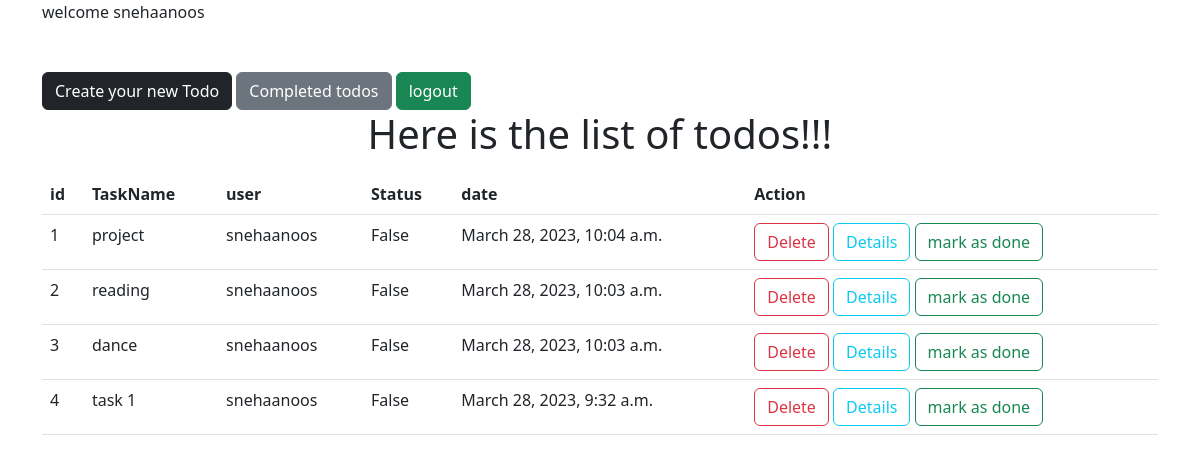
Screenshot of /todos/all/ (signed in) with the database file from the repository.
### tasks/models.py (models this page shows, shortened)
class Todo(models.Model):
    task_name=models.CharField(max_length=200)
    user=models.ForeignKey(User,on_delete=models.CASCADE)
    status=models.BooleanField(default=False)
    date=models.DateTimeField(auto_now_add=True)

### tasks/views.py (the view)
# urls.py: path("todos/all/",views.TodoListView.as_view(),name="todo-list"),
class TodoListView(View):
    def get(self,request,*args,**kwargs):
        qs=Todo.objects.filter(status=False,user=request.user).order_by("-date")
        return render(request,"todo-list.html",{"todos":qs})

### tasks/templates/todo-list.html (shortened to what this page needs)
<!DOCTYPE html>
<html lang="en">
<head>
    <link href="https://cdn.jsdelivr.net/npm/bootstrap@5.3.0-alpha1/dist/css/bootstrap.min.css" rel="stylesheet">
</head>
<body>
    <div class="container">
        welcome {{request.user}}
       <div class="mt-4">
        <br>
        <a href="{%url 'todo-add'%}" class="btn btn-dark">Create your new Todo</a>
        <a href="{%url 'complete-todo'%}" class="btn btn-secondary">Completed todos</a>
        <a href="{%url 'signout'%}"  class="btn btn-success">logout</a>
       </div>
        <h1 class="text-center">Here is the list of todos!!!</h1>
        <table class="table mt-3">
            <tr>
                <th>id</th>
                <th>TaskName</th>
                <th>user</th>
                <th>Status</th>
                <th>date</th>
                <th>Action</th>
            </tr>
            {%for t in todos%}
                <tr>
                    <td>{{forloop.counter}}</td>
                    <td>{{t.task_name}}</td>
                    <td>{{t.user}}</td>
                    <td>{{t.status}}</td>
                    <td>{{t.date}}</td>
                    <td>
                        <a href="{%url 'todo-delete' t.id%}" class="btn btn-outline-danger">Delete</a>
                        <a href="{%url 'todo-detail' t.id%}" class="btn btn-outline-info">Details</a>
                        <a href="{%url 'todo-update' t.id%}" class="btn btn-outline-success">mark as done</a>
                    </td>
                </tr>
            {%endfor%}
        </table>
    </div>
</body>
</html>

### rows the page displays
Todo: task_name "project", user "snehaanoos", status "False", date "March 28, 2023, 10:04 a.m."
Todo: task_name "reading", user "snehaanoos", status "False", date "March 28, 2023, 10:03 a.m."
Todo: task_name "dance", user "snehaanoos", status "False", date "March 28, 2023, 10:03 a.m."
Todo: task_name "task 1", user "snehaanoos", status "False", date "March 28, 2023, 9:32 a.m."

### other values shown
{{ request.user }} "snehaanoos"
